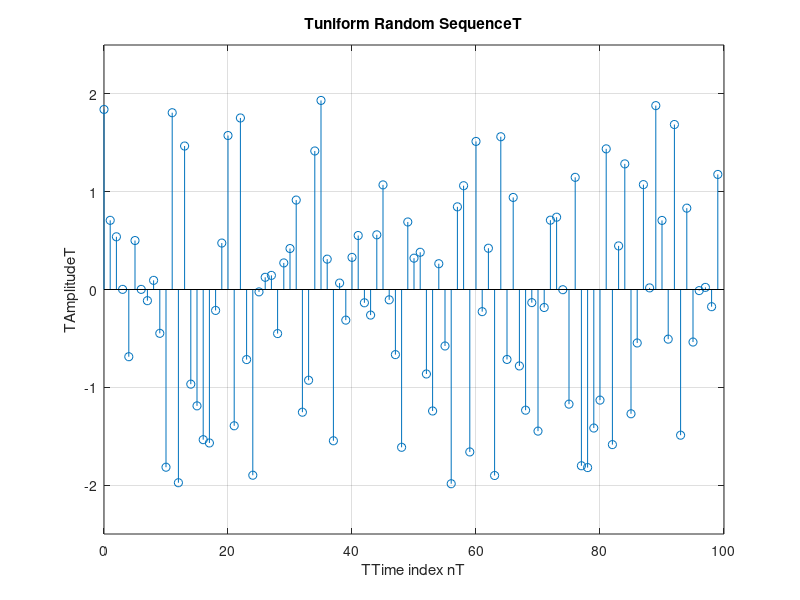

Write the MATLAB code that produced this figure.
% Program Q1_26
% Generation of a uniform random sequence
% NOTE: if X is a random variable with mean zero
% and variance 1, then (aX + b) is a random variable
% with mean b and variance a^2. This follows from
% basic probability theory. 
n = 0:99;
A = 2;
%rand(TstateT,sum(100*clock)); % Obsolete syntax to "seed" the generator
TshuffleT = rng ;
rng(TshuffleT); % new syntax to seed generator
%
% rand(1,100) is uniform in [0,1]
% rand(1,100)-0.5 is uniform in [-0.5,0.5]
% 4*(rand(1,100)-0.5) is uniform in [-2,2] 
% x = 2*A*(rand(1,length(n))-0.5);
x = 4.*rand(100,1)-2 ; 
y = 2*A*(rand(1,length(n))-0.5);
clf;	% Clear old graph
stem(n,x);	% Plot the generated sequence
axis([0 length(n) -round(2*(A+0.5))/2 round(2*(A+0.5))/2]); grid;
title('Tuniform Random SequenceT'); xlabel('TTime index nT'); ylabel('TAmplitudeT');
axis;
